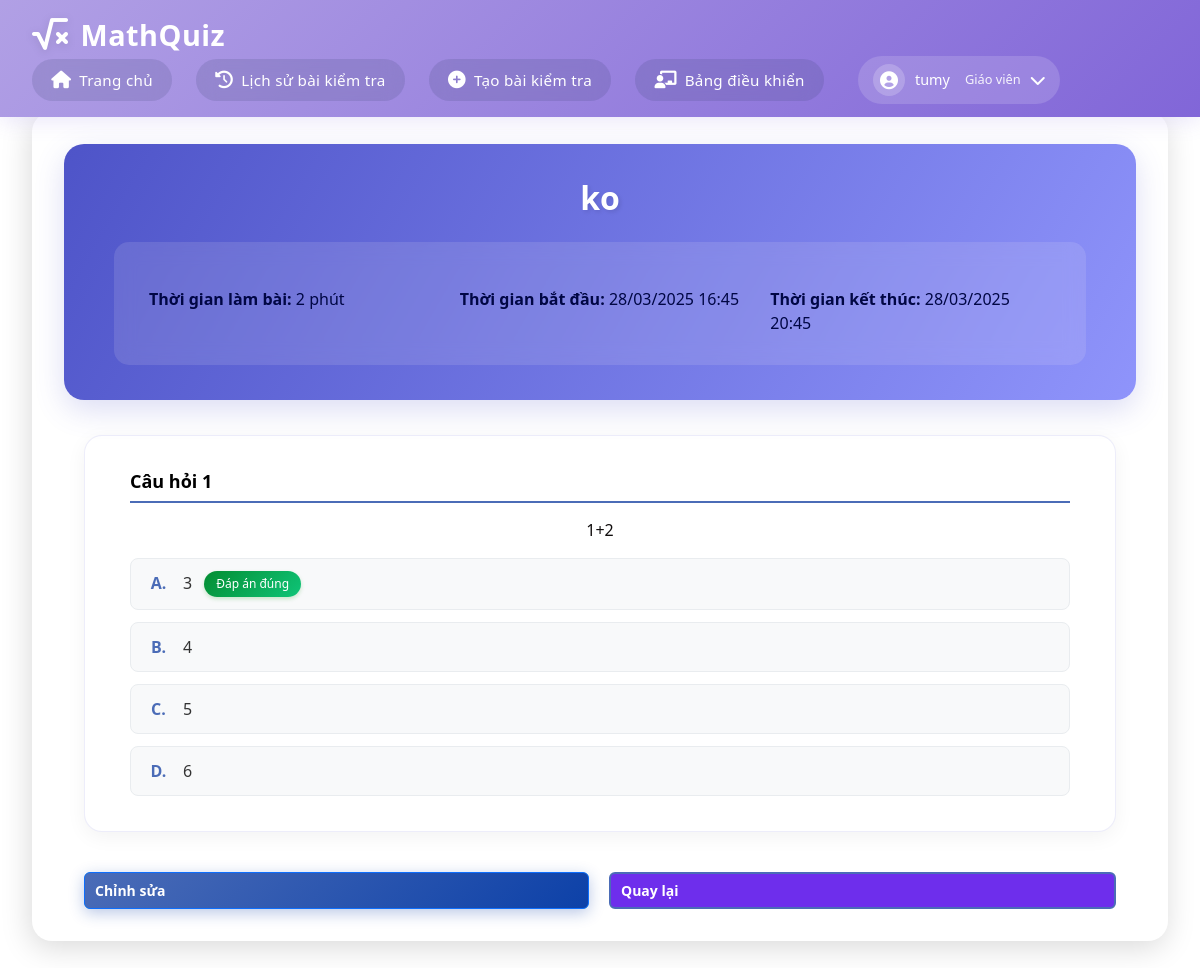
The app's page /view-quiz/22 (signed in) with its own data.
### app.py (models this page shows)
class User(db.Model):
    id = db.Column(db.Integer , primary_key=True)
    email = db.Column(db.String(120), unique=True, nullable=False)
    username = db.Column(db.String(80), unique=True, nullable=False)
    password = db.Column(db.String(120), nullable=False)
    role = db.Column(db.String(20), nullable=False)  # 'teacher' or 'student'

class Quiz(db.Model):
    id = db.Column(db.Integer, primary_key=True)
    title = db.Column(db.String(200), nullable=False)
    quiz_code = db.Column(db.String(10), unique=True, nullable=True, server_default=None)  # Make it nullable with default None
    teacher_id = db.Column(db.Integer, db.ForeignKey('user.id'), nullable=False)
    start_time = db.Column(db.DateTime, nullable=False)
    end_time = db.Column(db.DateTime, nullable=False)
    duration = db.Column(db.Integer, nullable=False)  # in minutes
    max_attempts = db.Column(db.Integer, nullable=True, default=None)  # Số lần làm bài tối đa
    is_public = db.Column(db.Boolean, default=False)  # Thêm trường is_public
    questions = db.relationship('Question', backref='quiz', lazy=True)
    teacher = db.relationship('User', backref='quizzes', lazy=True)

class Question(db.Model):
    id = db.Column(db.Integer, primary_key=True)
    quiz_id = db.Column(db.Integer, db.ForeignKey('quiz.id'), nullable=False)
    question_text = db.Column(db.String(500), nullable=False)
    question_type = db.Column(db.String(20), nullable=False)  # 'multiple_choice' or other types
    correct_answer = db.Column(db.String(500), nullable=False)
    answers = db.relationship('Answer', backref='question', lazy=True)

class Answer(db.Model):
    id = db.Column(db.Integer, primary_key=True)
    question_id = db.Column(db.Integer, db.ForeignKey('question.id'), nullable=False)
    answer_text = db.Column(db.String(500), nullable=False)

### app.py (the view)
@app.route('/view-quiz/<int:quiz_id>')
def view_quiz(quiz_id):
    if 'user_id' not in session:
        return redirect(url_for('login'))
    quiz = Quiz.query.get_or_404(quiz_id)
    user = User.query.get(session['user_id'])
    if user.role != 'teacher' or quiz.teacher_id != user.id:
        flash('Bạn không có quyền truy cập bài kiểm tra này!')
        return redirect(url_for('home'))
    questions = Question.query.filter_by(quiz_id=quiz_id).all()
    return render_template('view_quiz.html', quiz=quiz, questions=questions)

### templates/view_quiz.html (shortened to what this page needs)
{% extends "base.html" %}
{% block content %}
<div class="container">
    <div class="quiz-header">
        <h1>{{ quiz.title }}</h1>
        <div class="quiz-info">
            <p class="quiz-info-text"><strong>Thời gian làm bài:</strong> {{ quiz.duration }} phút</p>
            <p class="quiz-info-text"><strong>Thời gian bắt đầu:</strong> {{ quiz.start_time.strftime('%d/%m/%Y %H:%M') }}</p>
            <p class="quiz-info-text"><strong>Thời gian kết thúc:</strong> {{ quiz.end_time.strftime('%d/%m/%Y %H:%M') }}</p>
        </div>
    </div>
    <div class="questions-list">
        {% for question in questions %}
        <div class="question-card">
            <h3>Câu hỏi {{ loop.index }}</h3>
            <p class="question-text">{{ question.question_text }}</p>
            {% if question.question_type == 'multiple_choice' %}
                <div class="options">
                    {% for answer in question.answers %}
                    <div class="option">
                        {% set option_letter = ['A', 'B', 'C', 'D'][loop.index0] %}
                        <span class="option-letter">{{ option_letter }}.</span>
                        <span class="answer-text">{{ answer.answer_text }}</span>
                        {% if answer.answer_text == question.correct_answer %}
                            <span class="correct-answer-badge">Đáp án đúng</span>
                        {% endif %}
                    </div>
                    {% endfor %}
                </div>
            {% else %}
                <div class="fill-in-blank">
                    <p><strong>Đáp án:</strong> {{ question.correct_answer }}</p>
                </div>
            {% endif %}
        </div>
        {% endfor %}
    </div>
    <div class="action-buttons">
        <a href="{{ url_for('edit_quiz', quiz_id=quiz.id) }}" class="btn btn-primary">Chỉnh sửa</a>
        <a href="{{ url_for('manage_quizzes') }}" class="btn btn-secondary">Quay lại</a>
    </div>
</div>
{% endblock %}

### templates/base.html (shortened to what this page needs)
<!DOCTYPE html>
<html lang="vi">
<head>
    <link rel="stylesheet" href="{{ url_for('static', filename='css/style.css') }}">
    <link rel="stylesheet" href="https://cdnjs.cloudflare.com/ajax/libs/font-awesome/6.0.0-beta3/css/all.min.css">
    <link href="https://cdn.jsdelivr.net/npm/bootstrap-icons/font/bootstrap-icons.css" rel="stylesheet">
    <link rel="stylesheet" href="https://cdn.jsdelivr.net/npm/bootstrap@5.1.3/dist/css/bootstrap.min.css">
</head>
<body>
    <nav class="navbar">
        <div class="logo">
            <i class="fas fa-square-root-alt"></i>
            MathQuiz
        </div>
        <div class="nav-links">
            <a href="{{ url_for('home') }}">
                <i class="fas fa-home"></i>
                Trang chủ
            </a>
            {% if 'user_id' in session %}
                <a href="{{ url_for('history') }}">
                    <i class="fas fa-history"></i>
                    Lịch sử bài kiểm tra
                </a>
                {% if session['role'] == 'teacher' %}
                    <a href="{{ url_for('create_quiz') }}">
                        <i class="fas fa-plus-circle"></i>
                        Tạo bài kiểm tra
                    </a>
                    <a href="{{ url_for('teacher_dashboard') }}">
                        <i class="fas fa-chalkboard-teacher"></i>
                        Bảng điều khiển
                    </a>
                {% endif %}
                <div class="user-profile-nav">
                    <button class="profile-trigger" onclick="toggleProfileMenu()">
                        <div class="profile-avatar">
                            <i class="fas fa-user-circle"></i>
                        </div>
                        <span class="profile-name">{{ session['username'] }}</span>
                        <span class="profile-role">
                            {% if session['role'] == 'teacher' %}
                                Giáo viên
                            {% else %}
                                Học sinh
                            {% endif %}
                        </span>
                        <i class="fas fa-chevron-down"></i>
                    </button>
                </div>
            {% endif %}
        </div>
    </nav>
    <div class="container">
        {% block content %}{% endblock %}
    </div>
</body>
</html>

### static/css/style.css (style rules this page uses)
:root { --primary-color: #9370DB; --secondary-color: #B19CD9; --background-color: linear-gradient(135deg, #9370DB, #9c83ca, #F8F8FF); --text-color: #333; }
* { margin: 0; padding: 0; box-sizing: border-box; }
html, body { height: 100%; margin: 0; display: flex; flex-direction: column; }
body { font-family: Arial, sans-serif; background-color: var(--background-color); color: var(--text-color); line-height: 1.6; height: 100%; width: 100%; margin: 0; }
.logo { font-size: 30px; font-weight: bold; display: flex; align-items: center; gap: 8px; color: #2c027a; }
.container { width: 100%; text-align: center; margin: 30px auto; }
.navbar { background-color: var(--primary-color); padding: 1rem 2rem; display: flex; justify-content: space-between; align-items: center; box-shadow: 0 2px 4px rgba(0,0,0,0.1); }
.btn { background-color: #9370DB; color: white; padding: 0.8rem 1.5rem; border: none; border-radius: 4px; cursor: pointer; font-size: 1rem; transition: background-color 0.3s; text-decoration: none; display: inline-block; }
.action-buttons { margin-top: 1rem; display: flex; justify-content: center; gap: 8px; max-width: 250px; margin: 0 auto; }
.action-buttons .btn { flex: 1; padding: 6px 10px; font-size: 14px; font-weight: 600; border-radius: 6px; transition: all 0.2s ease-in-out; text-decoration: none; text-align: center; }
.action-buttons .btn:first-child { background-color: #007bff; color: white; }
.action-buttons .btn:last-child { background-color: #28a745; color: white; }
.btn { width: 300px; padding: 12px; font-size: 18px; color: #fff; background-color: #007bff; border: none; border-radius: 4px; cursor: pointer; }
.btn-primary { width: auto; background-color: #1a9248 !important; }
.btn-secondary { width: auto; background-color: #6e2eec !important; }
.quiz-info-text { font-size: 0.875rem; margin: 5px 0; word-wrap: break-word; }
p { margin-top: 20px; color: #110e0e; text-align: center; }
.quiz-info-text { margin-top: 20px; color: #110e0e; text-align: center; text-align: left; }

### templates/base.html (style rules this page uses)
:root { --primary-color: #b1a0e5; --secondary-color: #8166d8; --background-color: #b1a4dd; --text-color: #333; --shadow: rgba(112, 87, 219, 0.15); }
body { margin: 0; padding: 0; min-height: 100vh; background: var(--background-color); font-family: 'Segoe UI', system-ui, -apple-system, sans-serif; color: var(--text-color); display: flex; flex-direction: column; }
.navbar { background: linear-gradient(135deg, var(--primary-color), var(--secondary-color)); padding: 0.8rem 2rem; box-shadow: 0 4px 20px var(--shadow); position: fixed; width: 100%; top: 0; z-index: 1000; }
.logo { font-size: 1.8rem; font-weight: 600; color: white; text-decoration: none; display: flex; align-items: center; gap: 12px; letter-spacing: 0.5px; }
.logo i { font-size: 2rem; filter: drop-shadow(0 2px 4px rgba(0,0,0,0.1)); }
.nav-links { display: flex; align-items: center; gap: 1.5rem; }
.nav-links a { color: white; text-decoration: none; padding: 0.6rem 1.2rem; border-radius: 50px; font-size: 0.95rem; font-weight: 500; letter-spacing: 0.3px; display: flex; align-items: center; gap: 8px; transition: all 0.3s ease; background: rgba(51, 64, 100, 0.15); backdrop-filter: blur(10px); }
.nav-links a i { font-size: 1.1rem; }
.container { margin-top: 6rem; margin-bottom: 15px; padding: 2rem; background: white; border-radius: 20px; box-shadow: -2px 7px 30px rgb(0 0 0 / 15%); flex: 1; }
.user-profile-nav { position: relative; margin-left: 10px; }
.profile-trigger { display: flex; align-items: center; gap: 10px; background: rgba(255, 255, 255, 0.15); border: none; padding: 8px 15px; border-radius: 50px; color: white; cursor: pointer; transition: all 0.3s ease; }
.profile-avatar { width: 32px; height: 32px; border-radius: 50%; background: rgba(255, 255, 255, 0.2); display: flex; align-items: center; justify-content: center; }
.profile-avatar i { font-size: 18px; color: white; }
.profile-name { font-weight: 500; font-size: 0.9rem; }
.profile-role { font-size: 0.8rem; opacity: 0.9; margin-left: 5px; }

### records on screen
User: username "tumy"
Quiz: title "ko", duration "2", start_time "28/03/2025 16:45", end_time "28/03/2025 20:45"
Question: question_text "1+2"
Answer: option_letter "A", answer_text "3", shows "Đáp án đúng"
Answer: option_letter "B", answer_text "4"
Answer: option_letter "C", answer_text "5"
Answer: option_letter "D", answer_text "6"
